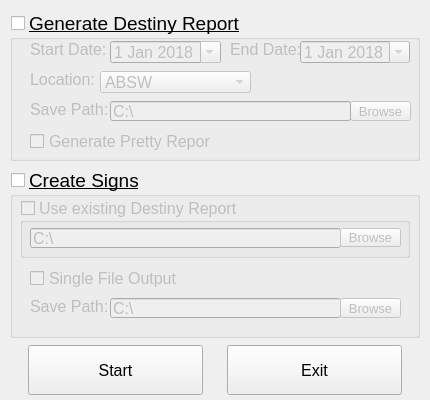
<?xml version="1.0" encoding="UTF-8"?>
<ui version="4.0">
 <class>mainWindow</class>
 <widget class="QWidget" name="mainWindow">
  <property name="windowModality">
   <enum>Qt::NonModal</enum>
  </property>
  <property name="enabled">
   <bool>true</bool>
  </property>
  <property name="geometry">
   <rect>
    <x>0</x>
    <y>0</y>
    <width>430</width>
    <height>400</height>
   </rect>
  </property>
  <property name="sizePolicy">
   <sizepolicy hsizetype="Fixed" vsizetype="Fixed">
    <horstretch>0</horstretch>
    <verstretch>0</verstretch>
   </sizepolicy>
  </property>
  <property name="minimumSize">
   <size>
    <width>430</width>
    <height>400</height>
   </size>
  </property>
  <property name="maximumSize">
   <size>
    <width>430</width>
    <height>400</height>
   </size>
  </property>
  <property name="baseSize">
   <size>
    <width>430</width>
    <height>400</height>
   </size>
  </property>
  <property name="windowTitle">
   <string>Auto Schedule</string>
  </property>
  <widget class="QWidget" name="gridLayoutWidget">
   <property name="geometry">
    <rect>
     <x>10</x>
     <y>10</y>
     <width>412</width>
     <height>386</height>
    </rect>
   </property>
   <layout class="QVBoxLayout" name="widgetVerticalLayout">
    <property name="sizeConstraint">
     <enum>QLayout::SetDefaultConstraint</enum>
    </property>
    <item>
     <widget class="QGroupBox" name="genReportBox">
      <property name="minimumSize">
       <size>
        <width>410</width>
        <height>150</height>
       </size>
      </property>
      <property name="maximumSize">
       <size>
        <width>410</width>
        <height>150</height>
       </size>
      </property>
      <property name="font">
       <font>
        <family>Tahoma</family>
        <pointsize>14</pointsize>
        <underline>true</underline>
       </font>
      </property>
      <property name="title">
       <string>Generate Destiny Report</string>
      </property>
      <property name="checkable">
       <bool>true</bool>
      </property>
      <property name="checked">
       <bool>false</bool>
      </property>
      <widget class="QComboBox" name="selectLocation">
       <property name="geometry">
        <rect>
         <x>90</x>
         <y>60</y>
         <width>151</width>
         <height>22</height>
        </rect>
       </property>
       <property name="font">
        <font>
         <pointsize>12</pointsize>
         <underline>false</underline>
        </font>
       </property>
       <property name="editable">
        <bool>false</bool>
       </property>
       <item>
        <property name="text">
         <string>ABSW</string>
        </property>
       </item>
       <item>
        <property name="text">
         <string>Belmont</string>
        </property>
       </item>
       <item>
        <property name="text">
         <string>Golden Bear Center</string>
        </property>
       </item>
       <item>
        <property name="text">
         <string>San Francisco Center</string>
        </property>
       </item>
      </widget>
      <widget class="QLabel" name="startDateLabel">
       <property name="geometry">
        <rect>
         <x>20</x>
         <y>30</y>
         <width>81</width>
         <height>16</height>
        </rect>
       </property>
       <property name="font">
        <font>
         <family>Tahoma</family>
         <pointsize>12</pointsize>
         <underline>false</underline>
        </font>
       </property>
       <property name="text">
        <string>Start Date:</string>
       </property>
      </widget>
      <widget class="QToolButton" name="browseSaveReportButton">
       <property name="geometry">
        <rect>
         <x>340</x>
         <y>90</y>
         <width>61</width>
         <height>20</height>
        </rect>
       </property>
       <property name="font">
        <font>
         <pointsize>10</pointsize>
         <underline>false</underline>
        </font>
       </property>
       <property name="text">
        <string>Browse</string>
       </property>
       <property name="checkable">
        <bool>false</bool>
       </property>
       <property name="popupMode">
        <enum>QToolButton::InstantPopup</enum>
       </property>
       <property name="toolButtonStyle">
        <enum>Qt::ToolButtonTextOnly</enum>
       </property>
      </widget>
      <widget class="QLineEdit" name="selectSaveReportPath">
       <property name="geometry">
        <rect>
         <x>100</x>
         <y>90</y>
         <width>241</width>
         <height>20</height>
        </rect>
       </property>
       <property name="font">
        <font>
         <pointsize>12</pointsize>
         <underline>false</underline>
        </font>
       </property>
       <property name="text">
        <string>C:\</string>
       </property>
       <property name="readOnly">
        <bool>false</bool>
       </property>
      </widget>
      <widget class="QDateEdit" name="selectStartDate">
       <property name="geometry">
        <rect>
         <x>100</x>
         <y>30</y>
         <width>111</width>
         <height>22</height>
        </rect>
       </property>
       <property name="font">
        <font>
         <family>Tahoma</family>
         <pointsize>12</pointsize>
         <weight>50</weight>
         <bold>false</bold>
         <underline>false</underline>
        </font>
       </property>
       <property name="frame">
        <bool>true</bool>
       </property>
       <property name="showGroupSeparator" stdset="0">
        <bool>false</bool>
       </property>
       <property name="calendarPopup">
        <bool>true</bool>
       </property>
       <property name="date">
        <date>
         <year>2018</year>
         <month>1</month>
         <day>1</day>
        </date>
       </property>
      </widget>
      <widget class="QLabel" name="locationLabel">
       <property name="geometry">
        <rect>
         <x>20</x>
         <y>60</y>
         <width>71</width>
         <height>16</height>
        </rect>
       </property>
       <property name="font">
        <font>
         <family>Tahoma</family>
         <pointsize>12</pointsize>
         <underline>false</underline>
        </font>
       </property>
       <property name="text">
        <string>Location:</string>
       </property>
      </widget>
      <widget class="QLabel" name="saveReportPathLabel">
       <property name="geometry">
        <rect>
         <x>20</x>
         <y>90</y>
         <width>81</width>
         <height>16</height>
        </rect>
       </property>
       <property name="font">
        <font>
         <family>Tahoma</family>
         <pointsize>12</pointsize>
         <underline>false</underline>
        </font>
       </property>
       <property name="text">
        <string>Save Path:</string>
       </property>
      </widget>
      <widget class="QLabel" name="endDateLabel">
       <property name="geometry">
        <rect>
         <x>220</x>
         <y>30</y>
         <width>71</width>
         <height>16</height>
        </rect>
       </property>
       <property name="font">
        <font>
         <family>Tahoma</family>
         <pointsize>12</pointsize>
         <weight>50</weight>
         <bold>false</bold>
         <underline>false</underline>
        </font>
       </property>
       <property name="text">
        <string>End Date:</string>
       </property>
      </widget>
      <widget class="QDateEdit" name="selectEndDate">
       <property name="geometry">
        <rect>
         <x>290</x>
         <y>30</y>
         <width>110</width>
         <height>22</height>
        </rect>
       </property>
       <property name="font">
        <font>
         <pointsize>12</pointsize>
         <underline>false</underline>
        </font>
       </property>
       <property name="focusPolicy">
        <enum>Qt::WheelFocus</enum>
       </property>
       <property name="calendarPopup">
        <bool>true</bool>
       </property>
       <property name="date">
        <date>
         <year>2018</year>
         <month>1</month>
         <day>1</day>
        </date>
       </property>
      </widget>
      <widget class="QCheckBox" name="genPrettyReportCheckbox">
       <property name="geometry">
        <rect>
         <x>20</x>
         <y>120</y>
         <width>181</width>
         <height>21</height>
        </rect>
       </property>
       <property name="font">
        <font>
         <pointsize>12</pointsize>
         <underline>false</underline>
        </font>
       </property>
       <property name="text">
        <string>Generate Pretty Report</string>
       </property>
       <property name="checked">
        <bool>false</bool>
       </property>
      </widget>
     </widget>
    </item>
    <item>
     <widget class="QGroupBox" name="createSignsBox">
      <property name="enabled">
       <bool>true</bool>
      </property>
      <property name="minimumSize">
       <size>
        <width>150</width>
        <height>170</height>
       </size>
      </property>
      <property name="maximumSize">
       <size>
        <width>410</width>
        <height>170</height>
       </size>
      </property>
      <property name="font">
       <font>
        <family>Tahoma</family>
        <pointsize>14</pointsize>
        <underline>true</underline>
       </font>
      </property>
      <property name="title">
       <string>Create Signs</string>
      </property>
      <property name="checkable">
       <bool>true</bool>
      </property>
      <property name="checked">
       <bool>false</bool>
      </property>
      <widget class="QCheckBox" name="singleOutputCheckbox">
       <property name="geometry">
        <rect>
         <x>20</x>
         <y>100</y>
         <width>151</width>
         <height>21</height>
        </rect>
       </property>
       <property name="font">
        <font>
         <pointsize>12</pointsize>
         <underline>false</underline>
        </font>
       </property>
       <property name="text">
        <string>Single File Output</string>
       </property>
       <property name="checked">
        <bool>false</bool>
       </property>
      </widget>
      <widget class="QGroupBox" name="useExistingReportBox">
       <property name="geometry">
        <rect>
         <x>10</x>
         <y>30</y>
         <width>390</width>
         <height>60</height>
        </rect>
       </property>
       <property name="maximumSize">
        <size>
         <width>390</width>
         <height>60</height>
        </size>
       </property>
       <property name="font">
        <font>
         <pointsize>12</pointsize>
         <underline>false</underline>
        </font>
       </property>
       <property name="title">
        <string>Use existing Destiny Report</string>
       </property>
       <property name="checkable">
        <bool>true</bool>
       </property>
       <property name="checked">
        <bool>false</bool>
       </property>
       <widget class="QLineEdit" name="selectExistingReportPath">
        <property name="geometry">
         <rect>
          <x>10</x>
          <y>30</y>
          <width>311</width>
          <height>20</height>
         </rect>
        </property>
        <property name="font">
         <font>
          <pointsize>12</pointsize>
         </font>
        </property>
        <property name="text">
         <string>C:\</string>
        </property>
        <property name="readOnly">
         <bool>false</bool>
        </property>
       </widget>
       <widget class="QToolButton" name="browseExistingReportButton">
        <property name="geometry">
         <rect>
          <x>320</x>
          <y>30</y>
          <width>61</width>
          <height>19</height>
         </rect>
        </property>
        <property name="font">
         <font>
          <pointsize>10</pointsize>
         </font>
        </property>
        <property name="text">
         <string>Browse</string>
        </property>
        <property name="popupMode">
         <enum>QToolButton::InstantPopup</enum>
        </property>
        <property name="toolButtonStyle">
         <enum>Qt::ToolButtonTextOnly</enum>
        </property>
        <property name="autoRaise">
         <bool>false</bool>
        </property>
        <property name="arrowType">
         <enum>Qt::NoArrow</enum>
        </property>
       </widget>
      </widget>
      <widget class="QLineEdit" name="selectSaveSignsPath">
       <property name="geometry">
        <rect>
         <x>100</x>
         <y>130</y>
         <width>231</width>
         <height>20</height>
        </rect>
       </property>
       <property name="font">
        <font>
         <pointsize>12</pointsize>
         <underline>false</underline>
        </font>
       </property>
       <property name="text">
        <string>C:\</string>
       </property>
       <property name="readOnly">
        <bool>false</bool>
       </property>
      </widget>
      <widget class="QToolButton" name="browseSaveSignsButton">
       <property name="geometry">
        <rect>
         <x>330</x>
         <y>130</y>
         <width>61</width>
         <height>20</height>
        </rect>
       </property>
       <property name="font">
        <font>
         <pointsize>10</pointsize>
         <underline>false</underline>
        </font>
       </property>
       <property name="text">
        <string>Browse</string>
       </property>
       <property name="checkable">
        <bool>false</bool>
       </property>
       <property name="popupMode">
        <enum>QToolButton::InstantPopup</enum>
       </property>
       <property name="toolButtonStyle">
        <enum>Qt::ToolButtonTextOnly</enum>
       </property>
      </widget>
      <widget class="QLabel" name="saveSignsPathLabel">
       <property name="geometry">
        <rect>
         <x>20</x>
         <y>130</y>
         <width>81</width>
         <height>16</height>
        </rect>
       </property>
       <property name="font">
        <font>
         <family>Tahoma</family>
         <pointsize>12</pointsize>
         <underline>false</underline>
        </font>
       </property>
       <property name="text">
        <string>Save Path:</string>
       </property>
      </widget>
     </widget>
    </item>
    <item>
     <layout class="QGridLayout" name="startExitLayout">
      <property name="sizeConstraint">
       <enum>QLayout::SetDefaultConstraint</enum>
      </property>
      <property name="bottomMargin">
       <number>0</number>
      </property>
      <property name="spacing">
       <number>6</number>
      </property>
      <item row="0" column="0">
       <widget class="QPushButton" name="StartButton">
        <property name="minimumSize">
         <size>
          <width>175</width>
          <height>50</height>
         </size>
        </property>
        <property name="maximumSize">
         <size>
          <width>175</width>
          <height>50</height>
         </size>
        </property>
        <property name="font">
         <font>
          <family>Tahoma</family>
          <pointsize>12</pointsize>
         </font>
        </property>
        <property name="text">
         <string>Start</string>
        </property>
       </widget>
      </item>
      <item row="0" column="1">
       <widget class="QPushButton" name="exitButton">
        <property name="minimumSize">
         <size>
          <width>175</width>
          <height>50</height>
         </size>
        </property>
        <property name="maximumSize">
         <size>
          <width>175</width>
          <height>50</height>
         </size>
        </property>
        <property name="font">
         <font>
          <family>Tahoma</family>
          <pointsize>12</pointsize>
         </font>
        </property>
        <property name="text">
         <string>Exit</string>
        </property>
       </widget>
      </item>
     </layout>
    </item>
   </layout>
  </widget>
 </widget>
 <resources/>
 <connections/>
</ui>
